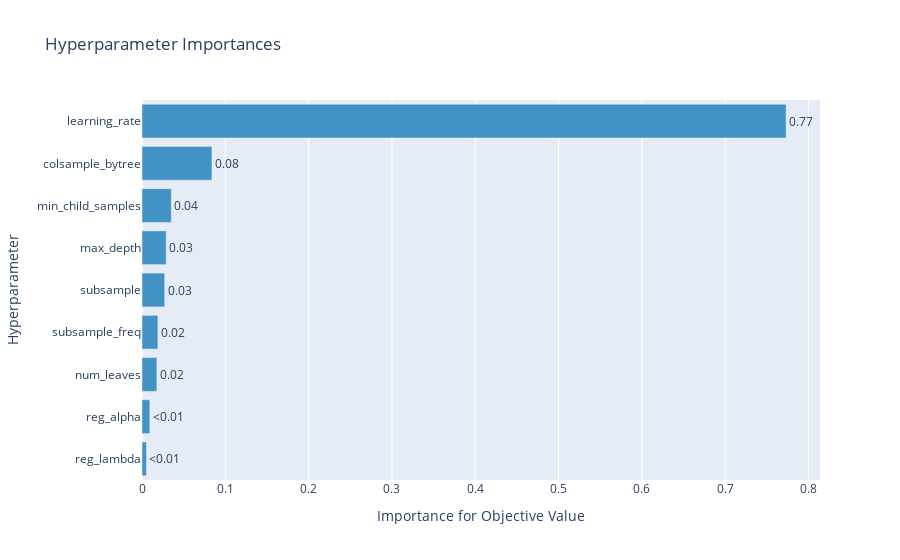

Notebook code cell kept with this figure:
### Code cell
# Visualize parameter importances.
optuna.visualization.plot_param_importances(study)

### Figure 1 — Plotly figure (JSON) as saved in the notebook; plotly's stock layout.template omitted (floating-point values rounded to 4 significant figures)
{"data": [{"cliponaxis": false, "hovertemplate": ["reg_lambda (FloatDistribution): 0.005319077748273439<extra></extra>", "reg_alpha (FloatDistribution): 0.00936438516000337<extra></extra>", "num_leaves (IntDistribution): 0.017795271418323266<extra></extra>", "subsample_freq (IntDistribution): 0.01905799805361586<extra></extra>", "subsample (FloatDistribution): 0.02724444777561414<extra></extra>", "max_depth (IntDistribution): 0.029054351633411305<extra></extra>", "min_child_samples (IntDistribution): 0.03517417506553181<extra></extra>", "colsample_bytree (FloatDistribution): 0.08393821852627796<extra></extra>", "learning_rate (FloatDistribution): 0.773052074618949<extra></extra>"], "marker": {"color": "rgb(66,146,198)"}, "orientation": "h", "text": ["<0.01", "<0.01", "0.02", "0.02", "0.03", "0.03", "0.04", "0.08", "0.77"], "textposition": "outside", "type": "bar", "x": [0.005319, 0.009364, 0.0178, 0.01906, 0.02724, 0.02905, 0.03517, 0.08394, 0.7731], "y": ["reg_lambda", "reg_alpha", "num_leaves", "subsample_freq", "subsample", "max_depth", "min_child_samples", "colsample_bytree", "learning_rate"]}], "layout": {"showlegend": false, "title": {"text": "Hyperparameter Importances"}, "xaxis": {"title": {"text": "Importance for Objective Value"}}, "yaxis": {"title": {"text": "Hyperparameter"}}}}
